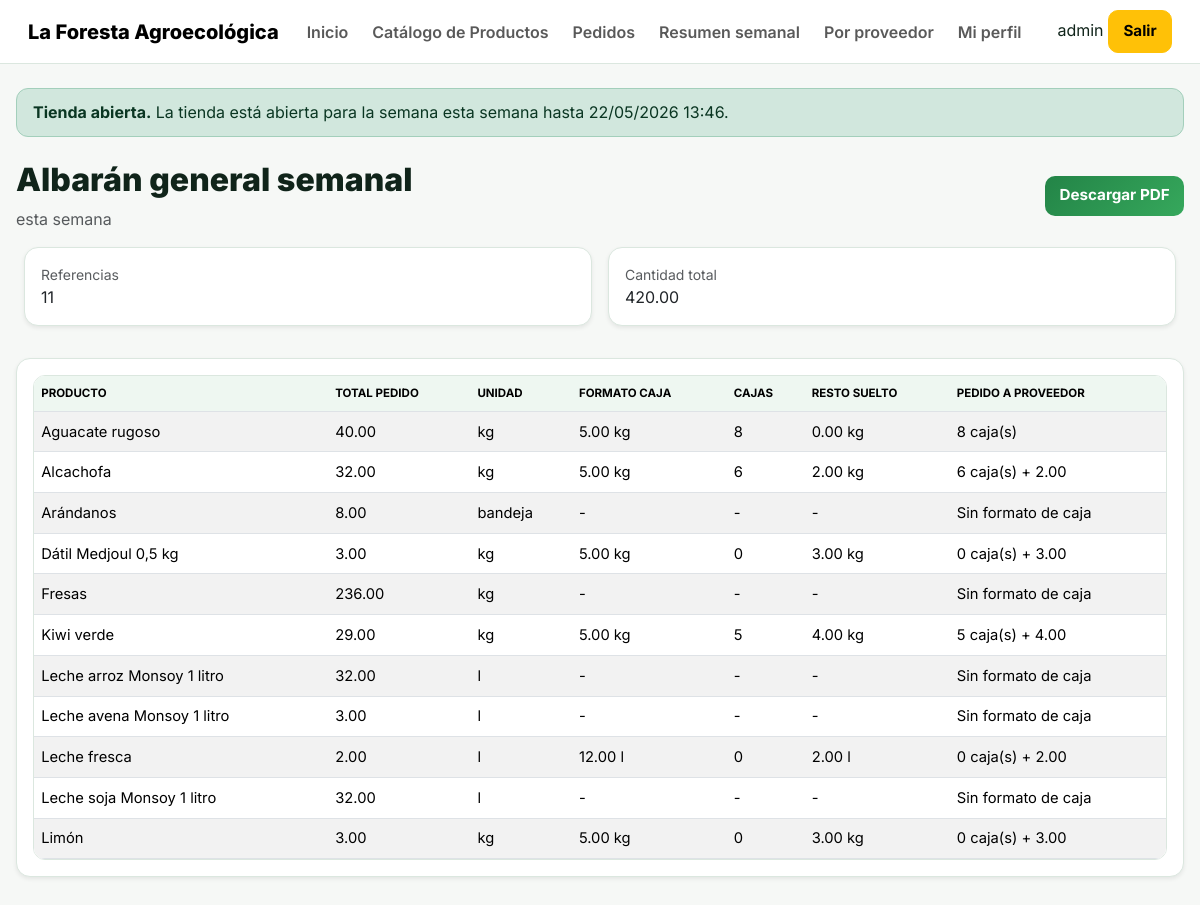
The page /reportes/semanal/ (signed in) on the database its author committed.
### orders/models.py (models this page shows, shortened)
class OrderCycle(models.Model):
    nombre = models.CharField(max_length=100)
    inicio = models.DateTimeField()
    cierre = models.DateTimeField()
    dias_reparto = models.CharField(
        max_length=200,
        blank=True,
        help_text="Ejemplo: Lunes y Martes"
    )
    cerrado = models.BooleanField(default=False)

### catalog/models.py (models this page shows, shortened)
class Producto(models.Model):
    KG = 'kg'
    UNIDAD = 'ud'
    DOCENA = 'docena'
    LITRO = 'l'
    MANOJO = 'manojo'
    CAJA = 'caja'
    BANDEJA = 'bandeja'
    BOTE = 'bote'
    GARRAFA = 'garrafa'
    UNIDADES_MEDIDA = [
        (KG, 'Kilogramo'),
        (UNIDAD, 'Unidad'),
        (DOCENA, 'Docena'),
        (LITRO, 'Litro'),
        (MANOJO, 'Manojo'),
        (CAJA, 'Caja'),
        (BANDEJA, 'Bandeja'),
        (BOTE, 'Bote'),
        (GARRAFA, 'Garrafa'),
    ]
    IVA_4 = Decimal('4.00')
    IVA_10 = Decimal('10.00')
    IVA_CHOICES = [
        (IVA_4, '4%'),
        (IVA_10, '10%'),
    ]
    nombre = models.CharField(max_length=150)
    categoria = models.ForeignKey(CategoriaProducto, on_delete=models.SET_NULL, null=True, blank=True, related_name='productos')
    proveedor = models.ForeignKey(Proveedor, on_delete=models.PROTECT, related_name='productos')
    precio = models.DecimalField(max_digits=10, decimal_places=2, default=Decimal('0.00'))
    iva = models.DecimalField(max_digits=4, decimal_places=2, choices=IVA_CHOICES, default=IVA_4)
    unidad_medida = models.CharField(max_length=20, choices=UNIDADES_MEDIDA, default=KG)
    pedido_minimo = models.DecimalField(max_digits=10, decimal_places=2, default=Decimal('0.00'))
    incremento_pedido = models.DecimalField(max_digits=10, decimal_places=2, default=Decimal('0.50'))
    stock_disponible = models.DecimalField(max_digits=10, decimal_places=2, default=Decimal('0.00'))
    limitar_stock = models.BooleanField(default=False)
    formato_caja = models.DecimalField(max_digits=10, decimal_places=2, null=True, blank=True, help_text='Cantidad por caja para pedir al proveedor. Ejemplo: 5 kg o 5 ud por caja.')
    origen = models.CharField(max_length=150, blank=True, help_text='Origen o procedencia del producto. Ejemplo: Huelva, Valencia, cooperativa local, etc.')
    descripcion = models.CharField(max_length=255, blank=True)
    orden = models.PositiveIntegerField(default=0)
    activo = models.BooleanField(default=True)
    class Meta:
        ordering = ['nombre']

### reports/views.py (the view)
# urls.py: path('semanal/', views.weekly_summary, name='weekly_summary'),
@user_passes_test(lambda u: u.is_superuser)
def weekly_summary(request):
    ciclos = OrderCycle.objects.all().order_by('-inicio')
    ciclo_id = request.GET.get('ciclo')
    if ciclo_id:
        ciclo = OrderCycle.objects.filter(pk=ciclo_id).first()
    else:
        ciclo = get_cycle_or_latest()
    resumen = build_weekly_summary(ciclo) if ciclo else {
        'lineas': [],
        'total_referencias': 0,
        'total_cantidad': Decimal('0.00')
    }
    return render(request, 'reports/weekly_summary.html', {
        'ciclo': ciclo,
        'ciclos': ciclos,
        'resumen': resumen,
    })

### core/context_processors.py (called while the page is built, shortened)
def shop_status(request):
    now = timezone.now()
    ciclo = OrderCycle.objects.filter(
        cerrado=False,
        inicio__lte=now,
        cierre__gte=now
    ).order_by('-inicio').first()
    if ciclo:
        shop_open = True
        shop_status_message = f'La tienda está abierta para la semana {ciclo.nombre} hasta {ciclo.cierre.strftime("%d/%m/%Y %H:%M")}.'
    return {
        'shop_open': shop_open,
        'shop_status_message': shop_status_message,
        'APP_DISPLAY_NAME': getattr(settings, 'APP_DISPLAY_NAME', 'La Foresta Agroecológica'),
    }

### core/templatetags/core_extras.py (called while the page is built)
@register.filter
def money(value):
    if value in (None, ''):
        value = Decimal('0.00')
    if not isinstance(value, Decimal):
        value = Decimal(str(value))
    return f"{value.quantize(Decimal('0.01'), rounding=ROUND_HALF_UP):.2f}"

@register.filter
def qty2(value):
    return money(value)

### reports/views.py (called while the page is built)
def quantize_2(value):
    if value is None:
        return Decimal('0.00')
    if not isinstance(value, Decimal):
        value = Decimal(str(value))
    return value.quantize(Decimal('0.01'), rounding=ROUND_HALF_UP)

def _build_box_breakdown(total_cantidad, formato_caja):
    total_cantidad = quantize_2(total_cantidad)
    if not formato_caja or formato_caja <= 0:
        return {
            'formato_caja': None,
            'cajas_completas': None,
            'resto_suelto': None,
            'pedido_proveedor': 'Sin formato de caja',
        }
    cajas = int((total_cantidad / formato_caja).to_integral_value(rounding=ROUND_DOWN))
    resto = quantize_2(total_cantidad - (formato_caja * cajas))
    pedido_proveedor = f'{cajas} caja(s)' if resto <= 0 else f'{cajas} caja(s) + {resto:.2f}'
    return {
        'formato_caja': quantize_2(formato_caja),
        'cajas_completas': cajas,
        'resto_suelto': resto,
        'pedido_proveedor': pedido_proveedor,
    }

def get_latest_cycle():
    return OrderCycle.objects.order_by('-inicio').first()

def get_cycle_or_latest(ciclo_id=None):
    if ciclo_id:
        return get_object_or_404(OrderCycle, pk=ciclo_id)
    return get_latest_cycle()

def _product_box_formats():
    return {item['nombre']: item['formato_caja'] for item in Producto.objects.values('nombre', 'formato_caja')}

### templates/reports/weekly_summary.html
{% extends 'base.html' %}
{% load core_extras %}
{% block content %}
<div class="page-hero"><div><h1 class="mb-2">Albarán general semanal</h1><p class="text-muted mb-0">{% if ciclo %}{{ ciclo.nombre }}{% else %}No hay ciclos disponibles{% endif %}</p></div>{% if ciclo %}<a href="{% url 'weekly_summary_pdf' %}" class="btn btn-success">Descargar PDF</a>{% endif %}</div>
<div class="row g-3 mb-3">
  <div class="col-md-6"><div class="card panel-card metric-card shadow-sm border-0"><div class="card-body"><div class="text-muted small">Referencias</div><div class="metric-value">{{ resumen.total_referencias }}</div></div></div></div>
  <div class="col-md-6"><div class="card panel-card metric-card shadow-sm border-0"><div class="card-body"><div class="text-muted small">Cantidad total</div><div class="metric-value">{{ resumen.total_cantidad|qty2 }}</div></div></div></div>
</div>
<div class="card panel-card shadow-sm border-0"><div class="card-body"><div class="table-responsive">
<table class="table table-striped"><thead><tr><th>Producto</th><th>Total pedido</th><th>Unidad</th><th>Formato caja</th><th>Cajas</th><th>Resto suelto</th><th>Pedido a proveedor</th></tr></thead><tbody>
{% for item in resumen.lineas %}<tr><td>{{ item.nombre_producto_snapshot }}</td><td>{{ item.total_cantidad|qty2 }}</td><td>{{ item.unidad_medida_snapshot }}</td><td>{% if item.formato_caja %}{{ item.formato_caja|qty2 }} {{ item.unidad_medida_snapshot }}{% else %}-{% endif %}</td><td>{% if item.cajas_completas != None %}{{ item.cajas_completas }}{% else %}-{% endif %}</td><td>{% if item.resto_suelto != None %}{{ item.resto_suelto|qty2 }} {{ item.unidad_medida_snapshot }}{% else %}-{% endif %}</td><td>{{ item.pedido_proveedor }}</td></tr>{% empty %}<tr><td colspan="7" class="text-center text-muted">No hay pedidos confirmados o no existe un ciclo activo.</td></tr>{% endfor %}
</tbody></table></div></div></div>
{% endblock %}

### templates/base.html (shortened to what this page needs)
{% load static %}
<!DOCTYPE html>
<html lang="es">
<head>
  <link rel="stylesheet" href="https://cdn.jsdelivr.net/npm/bootstrap@5.3.3/dist/css/bootstrap.min.css">
  <link rel="stylesheet" href="{% static 'css/styles.css' %}">
</head>
<body class="app-body">
<nav class="navbar navbar-expand-lg app-navbar">
  <div class="container-fluid app-container">
    <a class="navbar-brand brand-mark" href="{% url 'dashboard_redirect' %}">
      <span>{{ APP_DISPLAY_NAME|default:"La Foresta Agroecológica" }}</span>
    </a>
    {% if user.is_authenticated %}
    <div class="collapse navbar-collapse" id="mainNav">
      <ul class="navbar-nav me-auto mb-2 mb-lg-0 nav-pills-soft">
        <li class="nav-item"><a class="nav-link" href="{% url 'dashboard_redirect' %}">Inicio</a></li>
        <li class="nav-item"><a class="nav-link" href="{% url 'product_table' %}">Catálogo de Productos</a></li>
        <li class="nav-item"><a class="nav-link" href="{% url 'pedido_list' %}">Pedidos</a></li>
        {% if user.is_superuser %}
          <li class="nav-item"><a class="nav-link" href="{% url 'weekly_summary' %}">Resumen semanal</a></li>
          <li class="nav-item"><a class="nav-link" href="{% url 'supplier_summary' %}">Por proveedor</a></li>
        {% endif %}
        <li class="nav-item"><a class="nav-link" href="{% url 'profile_edit' %}">Mi perfil</a></li>
      </ul>
      <div class="user-chip-wrap">
        <span class="user-chip">{{ user.username }}</span>
        <a class="btn btn-warning btn-sm btn-soft-warning" href="{% url 'logout' %}">Salir</a>
      </div>
    </div>
    {% endif %}
  </div>
</nav>
<main class="container py-4 app-container">
  {% if user.is_authenticated %}
    <div class="alert status-alert {% if shop_open %}alert-success{% else %}alert-warning{% endif %} mb-4" role="alert">
      <strong>{% if shop_open %}Tienda abierta{% else %}Tienda cerrada{% endif %}.</strong>
      {{ shop_status_message }}
    </div>
  {% endif %}
  {% block content %}{% endblock %}
</main>
</body>
</html>

### static/css/styles.css (style rules this page uses)
:root { --bg: #f6f8f6; --panel: #ffffff; --text: #10241a; --muted: #5f6f66; --green: #238447; --green-dark: #176332; --green-soft: #e8f5ec; --line: #dbe7df; --warning-bg: #fff6dc; --warning-line: #f2d47b; --shadow: 0 4px 14px rgba(20,60,35,.07); --radius: 14px; }
* { box-sizing: border-box; }
body { margin: 0; font-family: Inter, system-ui, sans-serif; color: var(--text); background: #f6f8f6; min-height: 100vh; overflow-x: hidden; }
.navbar { background: rgba(255,255,255,.96) !important; backdrop-filter: blur(10px); border-bottom: 1px solid var(--line); padding: .65rem 1rem; }
.navbar-brand { font-weight: 800; }
.nav-link { font-weight: 600; border-radius: 999px; padding: .45rem .75rem !important; }
.container { max-width: 1280px; padding: .8rem 1rem; }
h1 { font-size: 2rem; font-weight: 850; margin-bottom: .25rem; }
p { color: var(--muted); margin-bottom: .6rem; }
.alert { border-radius: 12px; padding: .7rem 1rem; margin-bottom: 1rem; }
.card { border-radius: var(--radius) !important; border: 1px solid var(--line) !important; box-shadow: var(--shadow); margin-bottom: 1rem; }
.card-body { padding: 1rem !important; }
.btn { border-radius: 10px !important; font-weight: 700 !important; padding: .55rem .9rem !important; font-size: .95rem !important; }
.btn-success { background: linear-gradient(135deg,var(--green),#36a85c) !important; border: none !important; }
.table-responsive { border-radius: 12px; overflow-x: auto; box-shadow: none; border: 1px solid var(--line); }
.table { background: white; margin: 0 !important; font-size: .92rem; }
.table th { background: #eef7f1; text-transform: uppercase; font-size: .72rem; padding: .55rem .45rem !important; white-space: nowrap; }
.table td { padding: .55rem .45rem !important; vertical-align: middle; }
.page-hero { display: flex; justify-content: space-between; align-items: center; flex-wrap: wrap; gap: .7rem; margin-bottom: 1rem; }
.row { margin-left: 0; margin-right: 0; }

### rows shown on the page
OrderCycle: nombre "esta semana"
Producto: nombre_producto_snapshot "Alcachofa", total_cantidad|qty2 "32.00", unidad_medida_snapshot "kg", formato_caja|qty2 "5.00", cajas_completas "6", resto_suelto|qty2 "2.00", pedido_proveedor "6 caja(s) + 2.00"

### other values the page prints
{{ APP_DISPLAY_NAME|default:"La Foresta Agroecológica" }} "La Foresta Agroecológica"
{{ user.username }} "admin"
{{ shop_status_message }} "La tienda está abierta para la semana esta semana hasta 22/05/2026 13:46."
{{ resumen.total_referencias }} "11"
{{ resumen.total_cantidad|qty2 }} "420.00"
{{ item.nombre_producto_snapshot }} "Aguacate rugoso" "Arándanos" "Dátil Medjoul 0,5 kg" "Fresas" "Kiwi verde" "Leche arroz Monsoy 1 litro" "Leche avena Monsoy 1 litro" "Leche fresca" "Leche soja Monsoy 1 litro" "Limón"
{{ item.total_cantidad|qty2 }} "40.00" "8.00" "3.00" "236.00" "29.00" "32.00" "3.00" "2.00" "32.00" "3.00"
{{ item.unidad_medida_snapshot }} "kg" "bandeja" "kg" "kg" "kg" "l" "l" "l" "l" "kg"
{{ item.formato_caja|qty2 }} "5.00" "5.00" "5.00" "12.00" "5.00"
{{ item.unidad_medida_snapshot }} "kg" "kg" "kg" "l" "kg"
{{ item.cajas_completas }} "8" "0" "5" "0" "0"
{{ item.resto_suelto|qty2 }} "0.00" "3.00" "4.00" "2.00" "3.00"
{{ item.pedido_proveedor }} "8 caja(s)" "Sin formato de caja" "0 caja(s) + 3.00" "Sin formato de caja" "5 caja(s) + 4.00" "Sin formato de caja" "Sin formato de caja" "0 caja(s) + 2.00" "Sin formato de caja" "0 caja(s) + 3.00"
